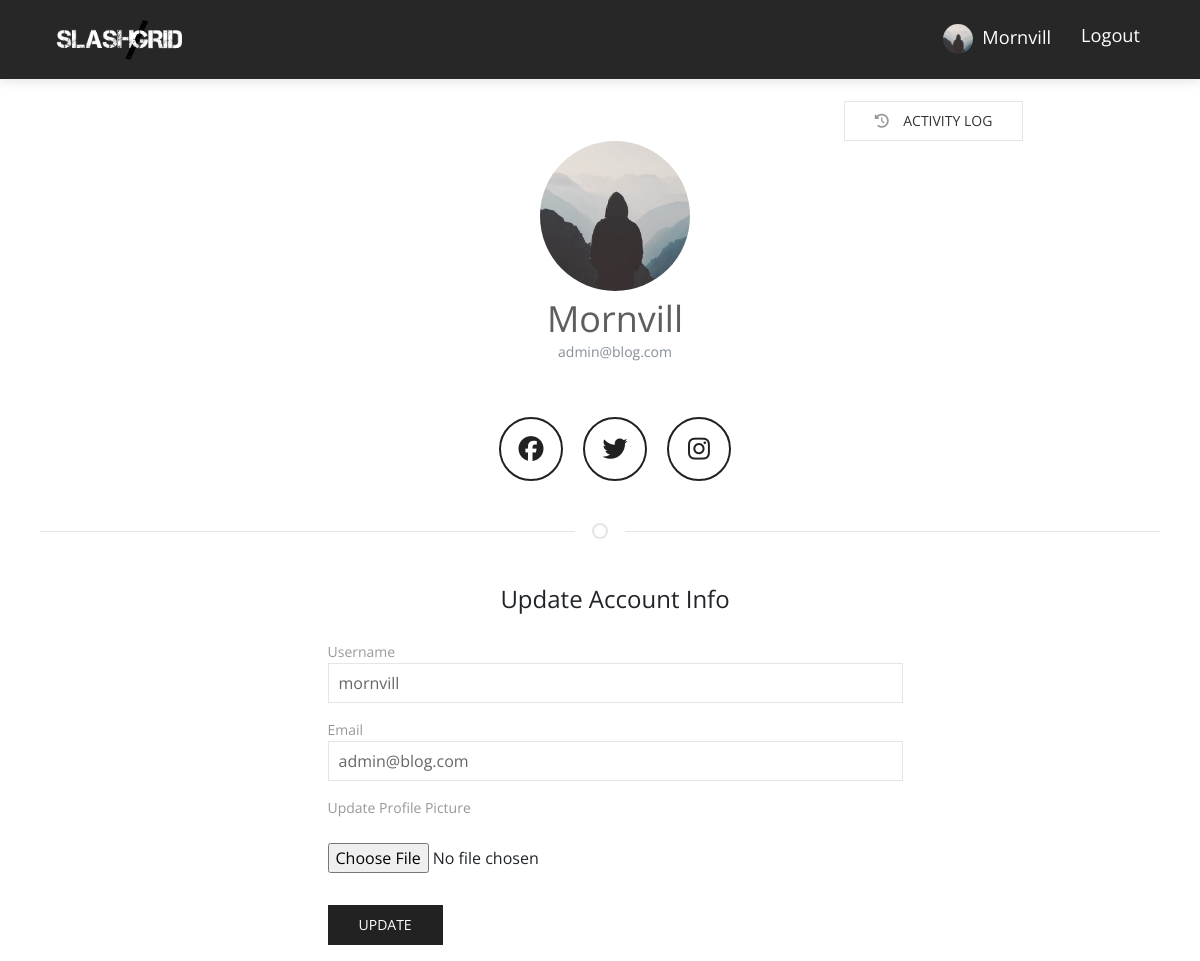
Screenshot of /account (signed in) with the database file from the repository.
### flaskblog/models.py (models this page shows, shortened)
class User(db.Model, UserMixin):
    id = db.Column(db.Integer, primary_key=True)
    username = db.Column(db.String(20), unique=True, nullable=False)
    email = db.Column(db.String(120), unique=True, nullable=False)
    image_file = db.Column(db.String(20), nullable=False, default='default.jpg')
    password = db.Column(db.String(60), nullable=False)
    fb_link = db.Column(db.String(120), unique=True, nullable=True)
    posts = db.relationship('Post', backref='author', lazy=True)
    comment = db.relationship('Comments', backref='author', lazy=True)

### flaskblog/users/routes.py (the view)
@users.route("/account", methods=['GET', 'POST'])
@login_required
def account():
    form = UpdateAccountForm()
    if form.validate_on_submit():
        if form.picture.data:
            picture_file = save_picture(form.picture.data)
            current_user.image_file = picture_file
        current_user.username = form.username.data
        current_user.email = form.email.data
        db.session.commit()
        flash('Your account has been updated!', 'success')
        return redirect(url_for('users.account'))
    elif request.method == 'GET':
        form.username.data = current_user.username
        form.email.data = current_user.email
    image_file = url_for('static', filename='profile_pics/' + current_user.image_file)
    return render_template('account.html', title='Account',
                           image_file=image_file, form=form)

### flaskblog/users/forms.py (shortened to what this page needs)
class UpdateAccountForm(FlaskForm):
    username = StringField('Username',
                           validators=[DataRequired(), Length(min=2, max=20)])
    email = StringField('Email',
                        validators=[DataRequired(), Email()])
    picture = FileField('Update Profile Picture', validators=[FileAllowed(['jpg', 'png'])])
    fb_link = StringField('FACEBOOK LINK')
    submit = SubmitField('Update')

### flaskblog/models.py (called while the page is built)
@login_manager.user_loader
def load_user(user_id):
    return User.query.get(int(user_id))

### flaskblog/templates/account.html (shortened to what this page needs)
{% extends "base.html" %}
{% block content %}
  <div class="uk-container" style="margin-top:100px">
      <div class="row text-center">
         <div class="col-lg-6 offset-lg-3">
         </div>
         <div class="col-lg-12">
                <div class="row">
                        <div class="col-lg-10 text-right">
                            <a href="{{ url_for('posts.activity_log') }}">
                                    <button class="uk-button uk-button-default"><span class="fas fa-history"></span> &nbsp; &nbsp;Activity Log</button>
                            </a>
                        </div>
                </div>
         </div>
        <div class="col-lg-12">
                <img class="rounded-circle account-img" width="150" src="{{ image_file }}">
                <h3 class="account-heading uk-margin-small-top" style="text-transform: capitalize">{{ current_user.username }}
                        <p class="text-secondary" style="text-transform: lowercase">{{ current_user.email }}</p>
                </h3>
                <div class="effect varrius">
                        <div class="buttons">
                          <a href="{{ current_user.fb_link }}" class="fb" title="Join us on Facebook"><i class="fab fa-facebook" aria-hidden="true"></i></a>
                          <a href="{{ current_user.fb_link }}" class="tw" title="Join us on Twitter"><i class="fab fa-twitter" aria-hidden="true"></i></a>
                          <a href="{{ current_user.fb_link }}" class="insta" title="Join us on Instagram"><i class="fab fa-instagram" aria-hidden="true"></i></a>
                        </div>
                      </div>
                </div>
      </div>
      <hr class="uk-divider-icon uk-margin-medium-top">
      <div class="row uk-margin-medium-top">
            <div class="col-lg-6 offset-lg-3">
                    <form method="POST" action="" enctype="multipart/form-data">
                        <fieldset class="form-group">
                            <legend class="mb-4 text-center">Update Account Info</legend>
                            <div class="form-group">
                                {{ form.username.label(class="form-control-label") }}
                                {% if form.username.errors %}
                                    {{ form.username(class="form-control form-control-lg is-invalid") }}
                                    <div class="invalid-feedback">
                                        {% for error in form.username.errors %}
                                            <span>{{ error }}</span>
                                        {% endfor %}
                                    </div>
                                {% else %}
                                    {{ form.username(class="uk-input") }}
                                {% endif %}
                            </div>
                            <div class="form-group">
                                {{ form.email.label(class="form-control-label") }}
                                {% if form.email.errors %}
                                    {{ form.email(class="form-control form-control-lg is-invalid") }}
                                    <div class="invalid-feedback">
                                        {% for error in form.email.errors %}
                                            <span>{{ error }}</span>
                                        {% endfor %}
                                    </div>
                                {% else %}
                                    {{ form.email(class="uk-input") }}
                                {% endif %}
                            </div>
                            <div class="form-group">
                                {{ form.picture.label(class="") }}
                                <br><br>
                                {{ form.picture(class="form-control-file") }}
                            </div>
                        </fieldset>
                        <div class="form-group">
                            {{ form.submit(class="uk-button-secondary uk-button") }}
                        </div>
                    </form>
            </div>
      </div>
  </div>
{% endblock content %}

### flaskblog/templates/navbar.html (shortened to what this page needs)
<nav class="navbar main-nav  fixed-top navbar-expand-lg" style="background:#272727 !important">
    <div class="container">
        <a class="navbar-brand" href="/"><img src="{{ url_for('static', filename='images/download2.png') }}" alt="logo" width="150" style="padding:10px"></a>
        <div class="collapse navbar-collapse" id="navbarNav">
        <ul class="navbar-nav ml-auto">
          {% if current_user.is_authenticated %}
          <li class="nav-item">
              <a class="nav-link" href="{{ url_for('users.account') }}" style="text-transform: capitalize;color:white;font-size:1.3em">
                  <img class="rounded-circle" src="{{ url_for('static', filename='profile_pics/' + current_user.image_file) }}" width="30">
                  &nbsp;{{ current_user.username }}
              </a>
          </li>
          <li class="nav-item">
              <a class="nav-link" href="{{ url_for('users.logout') }}" style="color:white;font-size:1.3em">Logout</a>
          </li>
         {% endif %}
        </ul>
        </div>
    </div>
</nav>

### flaskblog/static/css/style.css (style rules this page uses)
body { font-family: "Open Sans", sans-serif; -webkit-font-smoothing: antialiased; }
h1, h2, h3, h4, h5, h6 { font-family: "Open Sans", sans-serif; color: #5e5e5e; font-weight: 400; line-height: 1; }
h3 { font-size: 36px; }
p, a, li, blockquote, label, span { font-size: 14px; letter-spacing: 0; line-height: 22px; color: #999999; margin-bottom: 0; }
p { line-height: 30px; }
.transition, .main-nav, .main-nav .navbar-brand { transition: .3s ease; }
.main-nav { background: #7d71d3; box-shadow: 0px 3px 10px 0px rgba(0, 0, 0, 0.1); }
.main-nav .navbar-brand { padding: 0; }
.main-nav .navbar-nav .nav-item { position: relative; }
.main-nav .navbar-nav .nav-item .nav-link { position: relative; text-align: center; font-size: 13px; color: #000; padding-left: 15px; padding-right: 15px; }

### flaskblog/templates/base.html (style rules this page uses)
.effect { width: 100%; background-color: #212121; }
.effect:nth-child(2n+1) { background-color: #fff; }
.effect .buttons { margin-top: 50px; display: flex; justify-content: center; }
.effect a { text-decoration: none !important; width: 60px; height: 60px; display: flex; align-items: center; justify-content: center; border-radius: 50%; margin-right: 20px; font-size: 25px; overflow: hidden; position: relative; color: #212121; border: 2px solid #212121; }
.effect a i { position: relative; z-index: 3; }
.effect a:last-child { margin-right: 0px; }
.effect a:before { content: ""; display: inline-block; height: 100%; vertical-align: middle; }
.effect a i { display: inline-block; vertical-align: middle; }
.effect.varrius a { transition: all 0.2s linear 0s; }
.effect.varrius a:after { content: ""; display: block; width: 90%; height: 90%; top: -110%; left: 0; right: 0; margin: auto; position: absolute; background-color: #212121; border-radius: 50%; }

### rows the page displays
User: image_file (placeholder picture), username "Mornvill", email "admin@blog.com", username "mornvill"
